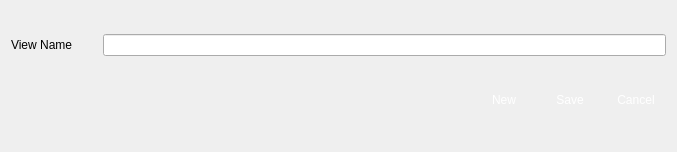
<?xml version="1.0" encoding="UTF-8"?>
<ui version="4.0">
 <class>VSCViewConf</class>
 <widget class="QDialog" name="VSCViewConf">
  <property name="geometry">
   <rect>
    <x>0</x>
    <y>0</y>
    <width>677</width>
    <height>152</height>
   </rect>
  </property>
  <property name="windowTitle">
   <string>View Configuration</string>
  </property>
  <property name="windowIcon">
   <iconset resource="vscmainwindows.qrc">
    <normaloff>:/logo/resources/vscsmall.png</normaloff>:/logo/resources/vscsmall.png</iconset>
  </property>
  <property name="modal">
   <bool>true</bool>
  </property>
  <layout class="QVBoxLayout" name="verticalLayout">
   <item>
    <layout class="QHBoxLayout" name="horizontalLayout">
     <property name="spacing">
      <number>30</number>
     </property>
     <item>
      <widget class="QLabel" name="label">
       <property name="styleSheet">
        <string notr="true">font: 12pt &quot;Arial&quot;;</string>
       </property>
       <property name="text">
        <string>View Name</string>
       </property>
      </widget>
     </item>
     <item>
      <widget class="QLineEdit" name="lineEditName">
       <property name="styleSheet">
        <string notr="true">font: 12pt &quot;Arial&quot;;</string>
       </property>
      </widget>
     </item>
    </layout>
   </item>
   <item>
    <layout class="QHBoxLayout" name="_2">
     <property name="spacing">
      <number>6</number>
     </property>
     <property name="leftMargin">
      <number>0</number>
     </property>
     <property name="topMargin">
      <number>0</number>
     </property>
     <property name="rightMargin">
      <number>0</number>
     </property>
     <property name="bottomMargin">
      <number>0</number>
     </property>
     <item>
      <spacer>
       <property name="orientation">
        <enum>Qt::Horizontal</enum>
       </property>
       <property name="sizeHint" stdset="0">
        <size>
         <width>131</width>
         <height>31</height>
        </size>
       </property>
      </spacer>
     </item>
     <item>
      <widget class="QPushButton" name="pbNew">
       <property name="minimumSize">
        <size>
         <width>60</width>
         <height>30</height>
        </size>
       </property>
       <property name="maximumSize">
        <size>
         <width>60</width>
         <height>30</height>
        </size>
       </property>
       <property name="styleSheet">
        <string notr="true">QPushButton { 
border:none;
color:white;
background-image: url(:/action/resources/button.png);}
QPushButton:hover {
	background-image: url(:/action/resources/buttonpress.png);}
QPushButton:pressed {
	background-image: url(:/action/resources/buttonpress.png);}
</string>
       </property>
       <property name="text">
        <string>New</string>
       </property>
      </widget>
     </item>
     <item>
      <widget class="QPushButton" name="pbModify">
       <property name="minimumSize">
        <size>
         <width>60</width>
         <height>30</height>
        </size>
       </property>
       <property name="maximumSize">
        <size>
         <width>60</width>
         <height>30</height>
        </size>
       </property>
       <property name="styleSheet">
        <string notr="true">QPushButton { 
border:none;
color:white;
background-image: url(:/action/resources/button.png);}
QPushButton:hover {
	background-image: url(:/action/resources/buttonpress.png);}
QPushButton:pressed {
	background-image: url(:/action/resources/buttonpress.png);}
</string>
       </property>
       <property name="text">
        <string>Save</string>
       </property>
      </widget>
     </item>
     <item>
      <widget class="QPushButton" name="pbCancel">
       <property name="minimumSize">
        <size>
         <width>60</width>
         <height>30</height>
        </size>
       </property>
       <property name="maximumSize">
        <size>
         <width>60</width>
         <height>30</height>
        </size>
       </property>
       <property name="autoFillBackground">
        <bool>false</bool>
       </property>
       <property name="styleSheet">
        <string notr="true">QPushButton { 
border:none;
color:white;
background-image: url(:/action/resources/button.png);}
QPushButton:hover {
	background-image: url(:/action/resources/buttonpress.png);}
QPushButton:pressed {
	background-image: url(:/action/resources/buttonpress.png);}</string>
       </property>
       <property name="text">
        <string>Cancel</string>
       </property>
      </widget>
     </item>
    </layout>
   </item>
  </layout>
 </widget>
 <resources>
  <include location="vscmainwindows.qrc"/>
 </resources>
 <connections>
  <connection>
   <sender>pbModify</sender>
   <signal>clicked()</signal>
   <receiver>VSCViewConf</receiver>
   <slot>accept()</slot>
   <hints>
    <hint type="sourcelabel">
     <x>278</x>
     <y>253</y>
    </hint>
    <hint type="destinationlabel">
     <x>96</x>
     <y>254</y>
    </hint>
   </hints>
  </connection>
  <connection>
   <sender>pbNew</sender>
   <signal>clicked()</signal>
   <receiver>VSCViewConf</receiver>
   <slot>reject()</slot>
   <hints>
    <hint type="sourcelabel">
     <x>369</x>
     <y>253</y>
    </hint>
    <hint type="destinationlabel">
     <x>179</x>
     <y>282</y>
    </hint>
   </hints>
  </connection>
  <connection>
   <sender>pbCancel</sender>
   <signal>clicked()</signal>
   <receiver>VSCViewConf</receiver>
   <slot>reject()</slot>
   <hints>
    <hint type="sourcelabel">
     <x>369</x>
     <y>253</y>
    </hint>
    <hint type="destinationlabel">
     <x>179</x>
     <y>282</y>
    </hint>
   </hints>
  </connection>
 </connections>
</ui>
